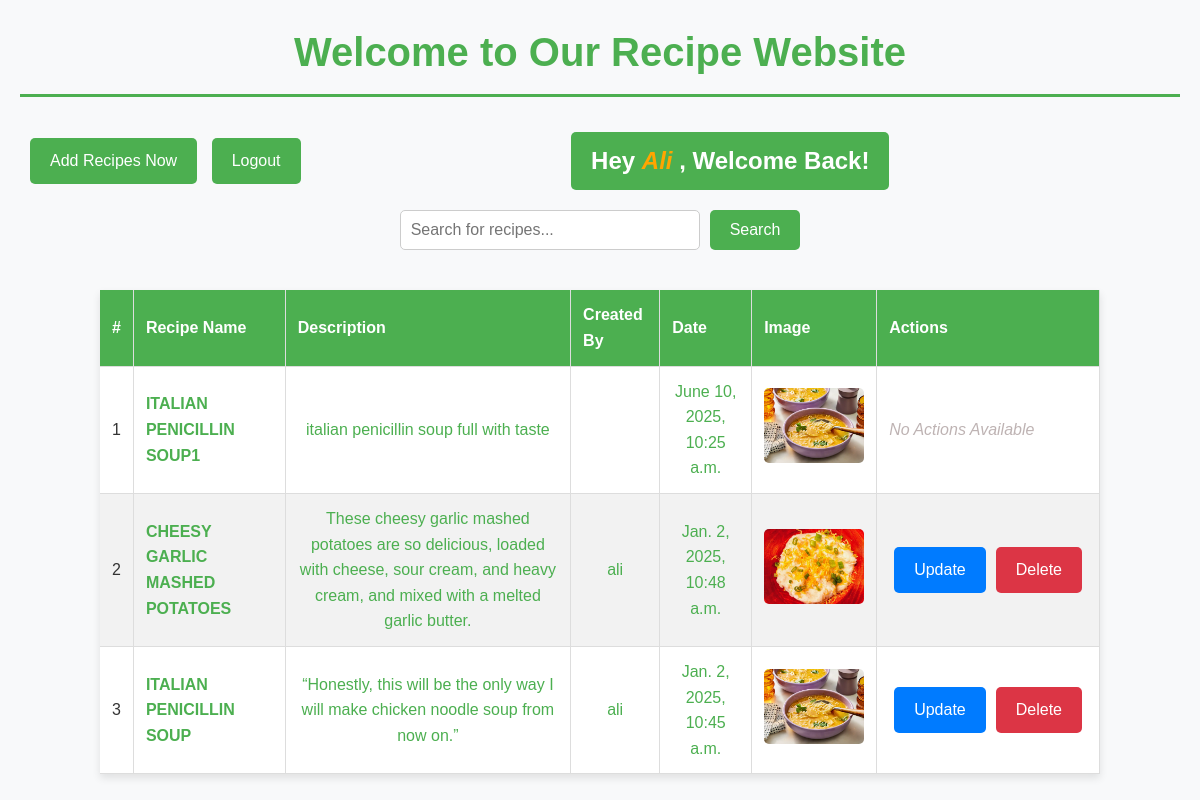
The app's page / (signed in) with its own data.
### reciepe_app/models.py (models this page shows, shortened)
class Recipe(models.Model):
    user = models.ForeignKey(User,on_delete=models.CASCADE,null=True , blank=True,related_name='recipe_user')
    slug = models.SlugField(blank=True,null=True,unique=True)
    recipe_disc = models.TextField(blank=True,null=True)
    recipe_img = models.ImageField(upload_to='Recipe_pictures/',null=True,blank=True)
    recipe_name = models.CharField(max_length=40,unique=True)
    recipe_created_at = models.DateTimeField(auto_now=True)
    recipe_view_count = models.IntegerField(default=1)
    class Meta:
        ordering = ['-recipe_created_at']
        verbose_name = 'Recipe'

### reciepe_app/views.py (the view)
# urls.py: path('', index , name='main'),
def index(request):
    query = request.GET.get('search', '')
    if query:
        recipes = Recipe.objects.filter(recipe_name__icontains=query)
    else:
        recipes = Recipe.objects.all()
    return render(request, 'index.html' , {'recipes':recipes,'query':query})

### reciepe_app/templates/index.html (shortened to what this page needs)
<!DOCTYPE html>
<html lang="en">
{% load static %}
<head>
    <link href="https://cdnjs.cloudflare.com/ajax/libs/font-awesome/6.0.0/css/all.min.css" rel="stylesheet">
    <link href="https://cdnjs.cloudflare.com/ajax/libs/aos/2.3.4/aos.css" rel="stylesheet">
</head>
<body>
    <header>
        <h1>Welcome to Our Recipe Website</h1>
    </header>
    <section class="add-recipe">
        <div>
            <a href="{% url 'addRecipe' %}" class="btn add-recipe-btn">Add Recipes Now</a>
            {% if request.user.is_authenticated %}
            <a href="{% url 'logoutView' %}" class="btn add-recipe-btn">Logout</a>
            {% else %}
            <a href="{% url 'login_page' %}" class="btn add-recipe-btn">Login</a>
            {% endif %}
        </div>
        <h1 class="{% if request.user.is_authenticated %}greetings {% else %}hid{% endif %}">Hey <i style="color: orange;">{{request.user.first_name| capfirst }}</i> , Welcome Back! </h1>
    <div class="filter-container">
    </div>
    </section>
    <main>
        <section class="search-section">
            <form action="" method="GET" class="search-form">
                <input
                    type="text"
                    id="search-input"
                    name="search"
                    placeholder="Search for recipes..."
                    autocomplete="off"
                    oninput="searchRecipes();"
                    aria-label="Search for recipes">
                <button type="submit" onsubmit="searchRecipes();">Search</button>
            </form>
        </section>
        <section class="table-section">
            {% if recipes %}
            <table>
                <thead>
                    <tr>
                        <th>#</th>
                        <th>Recipe Name</th>
                        <th>Description</th>
                        <th>Created By</th>
                        <th>Date</th>
                        <th>Image</th>
                        <th>Actions</th>
                    </tr>
                </thead>
                <tbody>
                    {% for recipe in recipes %}
                    <tr>
                        <td>{{ forloop.counter }}</td>
                        <td><a class="link-details" href="{% url "details" recipe.slug %}">{{ recipe.recipe_name|upper }}</a></td>
                        <td class="lnk-detail">{{ recipe.recipe_disc }}</td>
                        <td class="lnk-detail">
                            {{ recipe.user.first_name }}
                        </td>
                        <td class="lnk-detail">
                            {{ recipe.recipe_created_at}}
                        </td>
                        <td>
                            <img src="{{ recipe.recipe_img.url }}"  alt="{{recipe.recipe_name}}">
                        </td>
                        <td style ="padding:21px 12px; gap:10px;">
                            {% if recipe.user == user %}
                            <div class="btn-group">
                            <a href="{% url 'update_recipe' recipe.slug %}" class="btn update-btn">Update</a>
                            <a href="{% url 'delete' recipe.slug %}" class="btn delete-btn">Delete</a>
                            </div>
                            {% else %}
                            <i style="color:#beb3b3;">No Actions Available </i>
                            {% endif %}
                    {% endfor %}
                        </td>
            {% endif %}
        </section>
    </main>
</body>
</html>

### records on screen
Recipe: recipe_name "ITALIAN PENICILLIN SOUP1", recipe_disc "italian penicillin soup full with taste", recipe_created_at "June 10, 2025, 10:25 a.m.", recipe_img (picture), shows "No Actions Available"
Recipe: recipe_name "CHEESY GARLIC MASHED POTATOES", recipe_disc "These cheesy garlic mashed potatoes are so delicious, loaded with cheese, sour cream, and heavy cream, and mixed with a melted garlic butter.", user.first_name "ali", recipe_created_at "Jan. 2, 2025, 10:48 a.m.", recipe_img (picture), shows "Update"
Recipe: recipe_name "ITALIAN PENICILLIN SOUP", recipe_disc "“Honestly, this will be the only way I will make chicken noodle soup from now on.”", user.first_name "ali", recipe_created_at "Jan. 2, 2025, 10:45 a.m.", recipe_img (picture), shows "Update"

### other values on screen
{{ request.user.first_name| capfirst }} "Ali"
